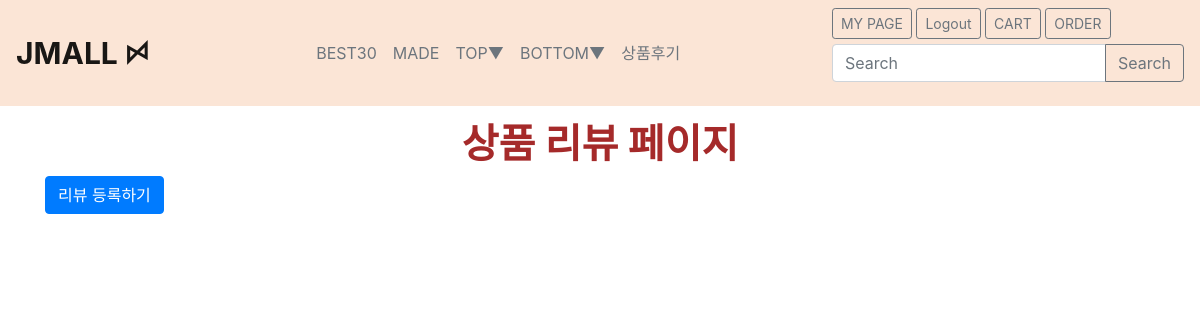
The app's page /reviews/main (signed in), older data.
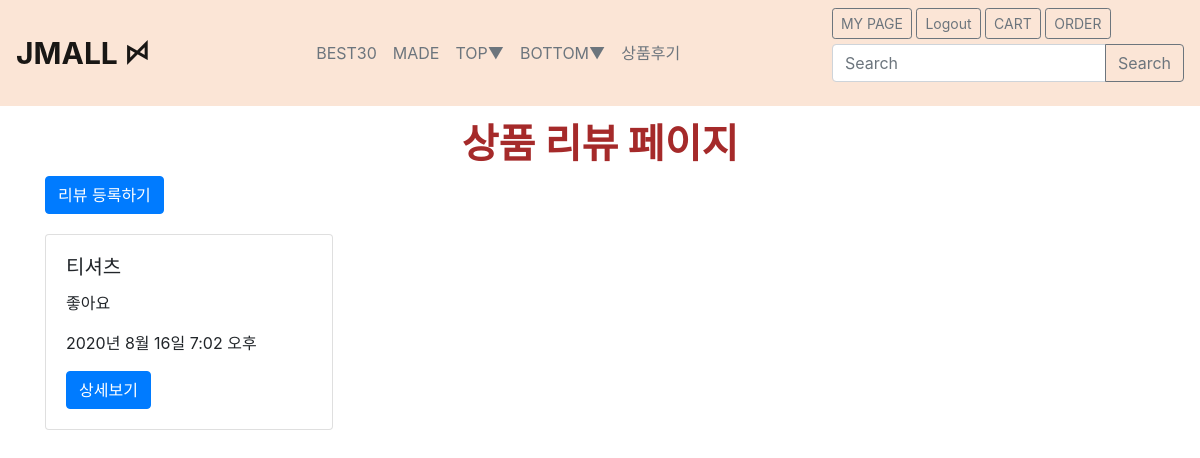
The same page, newer data.
### reviews/models.py (models this page shows)
class Review(models.Model):
    title = models.CharField(max_length=50, null=False)
    content = models.TextField()
    price = models.IntegerField(default=0)
    stock = models.IntegerField(default=10)
    view_count = models.IntegerField(default=0)
    created_at = models.DateTimeField(auto_now_add=True)
    updated_at = models.DateTimeField(auto_now = True)
    image = models.ImageField(upload_to='images/', null=True)
    user = models.ForeignKey(User, on_delete = models.CASCADE, null=True)

### reviews/views.py (the view)
# urls.py: path('main', main, name="main"),
def main(request):
    reviews = Review.objects.all()
    return render(request, 'reviews/main.html', {'reviews':reviews})

### reviews/templates/reviews/main.html
{% extends 'base.html' %}
{% load static %}
{% block content %}
{% include 'shared/_navbar.html' %}
<br><br><br><br><br>
{% if user.is_authenticated %}
    <div class="container">
        <h1>상품 리뷰 페이지</h1>
        <a href="{% url 'reviews:new' %}" class="btn btn-primary">리뷰 등록하기</a>
        <div class="row">
        {% for review in reviews %}
            <div class="col-md-4 col-12">
                <div class="card" style="width: 18rem; margin-top: 20px;">
                    <div class="card-body">
                        <h5 class="card-title">{{ review.title }}</h5>
                        <p class="card-text">{{ review.content }}</p>
                        <p>{{ review.created_at }}</p>
                        <a href="{% url 'reviews:show' review.pk %}" class="btn btn-primary">상세보기</a>
                    </div>
                </div>
            </div>
        {% endfor %}
        </div>
    </div>
    {% else %}
    <h3> 로그인 이후 이용 가능합니다.</h3>
    <a href="{% url 'account_login' %}" class="btn btn-warning"> 로그인</a>
    <a href="{% url 'account_signup' %}" class="btn btn-warning"> 회원가입</a>
    {% endif %}
{% endblock %}

Row changes from the older to the newer data that the page shows:
added Review: title "티셔츠", content "좋아요", created_at "2020년 8월 16일 7:02 오후"
